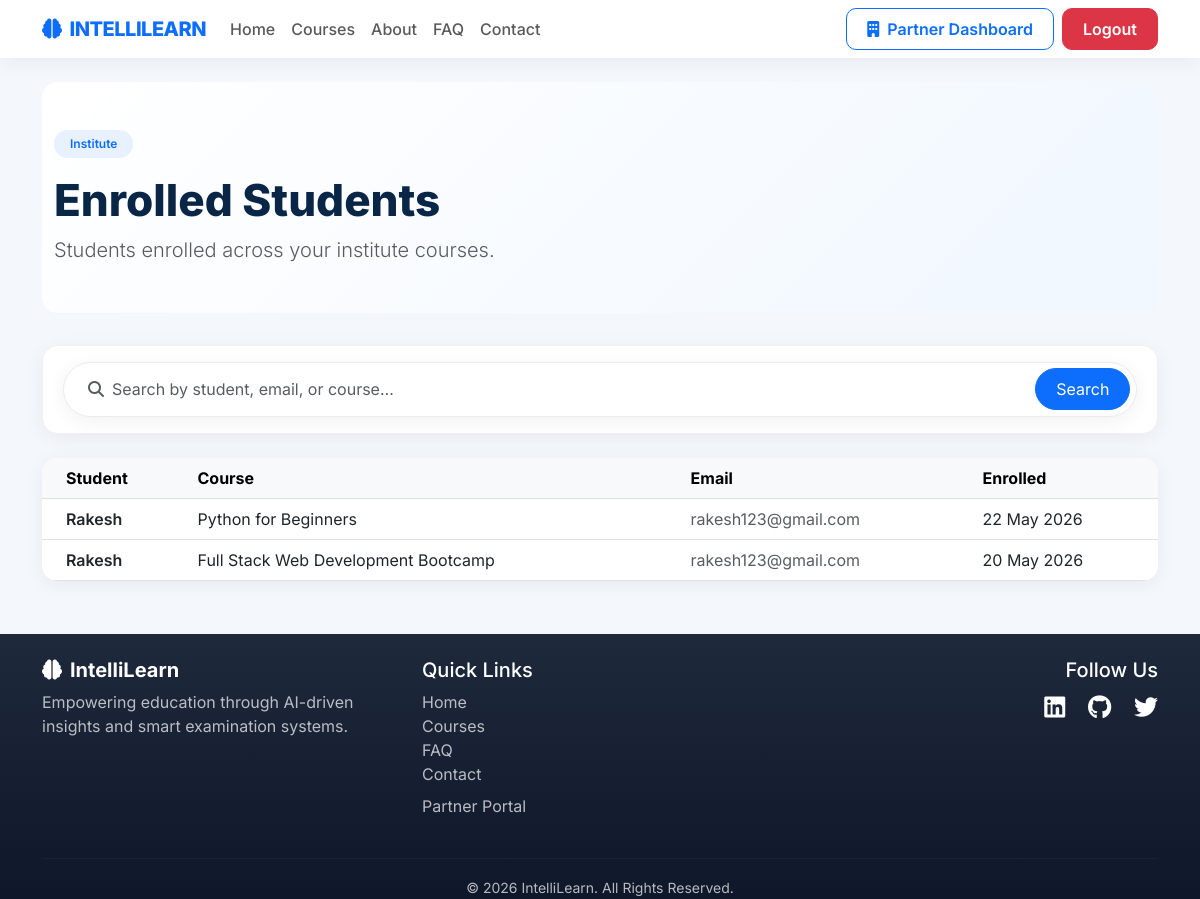
/courses/institute/student/ (signed in), run on an earlier commit of the app's database.
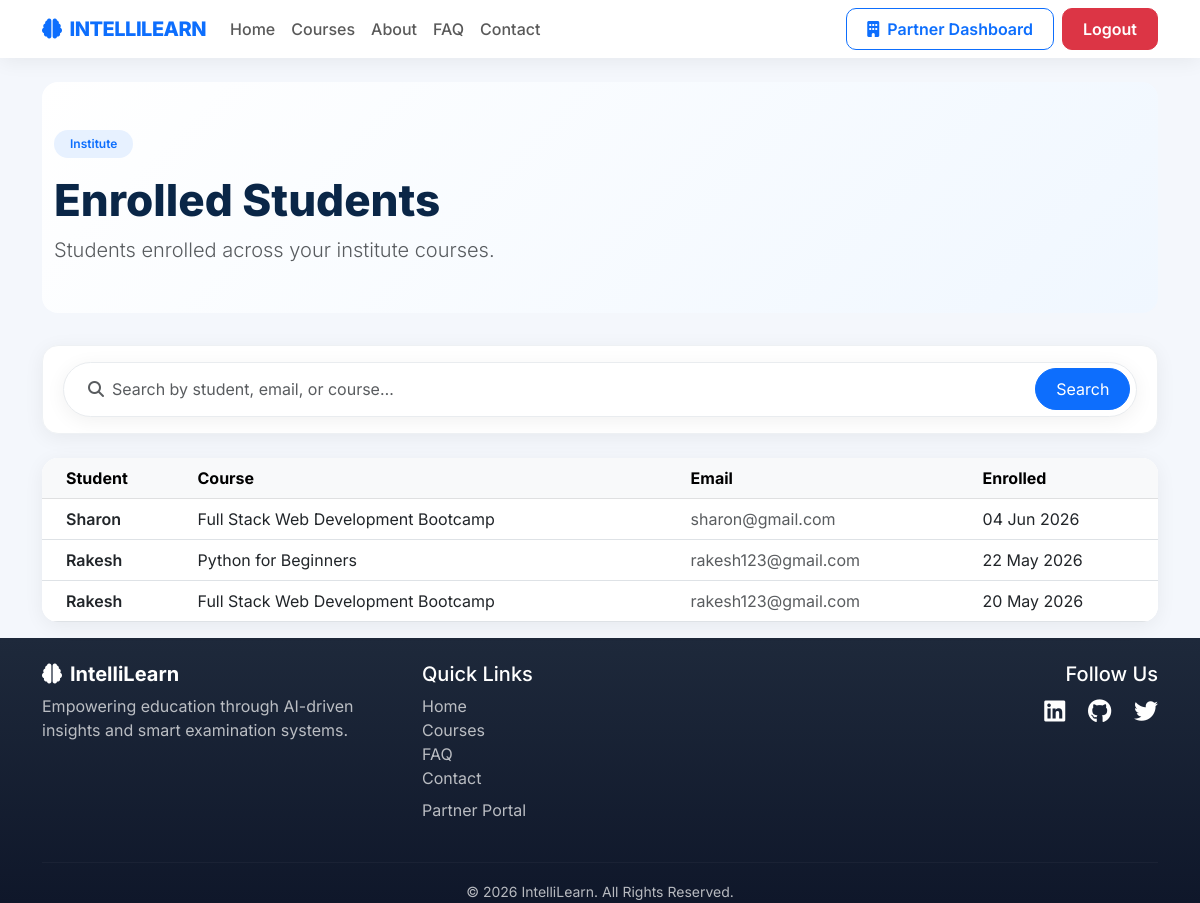
And on a later commit of the database.
### courses/models.py (models this page shows, shortened)
class Enrollment(models.Model):
    student = models.ForeignKey(
        User,
        on_delete=models.CASCADE
    )
    course = models.ForeignKey(
        Course,
        on_delete=models.CASCADE
    )
    enrolled_at = models.DateTimeField(
        auto_now_add=True
    )

class Course(models.Model):
    title = models.CharField(max_length=200)
    description = models.TextField()
    price = models.DecimalField(
        max_digits=8,
        decimal_places=2
    )
    duration = models.CharField(max_length=100)
    instructor = models.ForeignKey(
        Instructor,
        on_delete=models.CASCADE
    )
    thumbnail = models.ImageField(
        upload_to='course_thumbnails/'
    )
    banner = models.ImageField(
        upload_to='course_banners/',
        blank=True,
        null=True
    )
    what_you_will_learn = models.TextField(
        help_text="Add learning outcomes"
    )
    curriculum = models.TextField(
        help_text="Add syllabus or topics"
    )
    certificate_info = models.TextField(
        blank=True,
        null=True
    )
    requirements = models.TextField(
        blank=True,
        null=True
    )
    target_audience = models.TextField(
        blank=True,
        null=True
    )
    is_active = models.BooleanField(default=True)
    created_at = models.DateTimeField(
        auto_now_add=True
    )
    updated_at = models.DateTimeField(
        auto_now=True
    )
    institute = models.ForeignKey(
    Institute,
    on_delete=models.CASCADE,
    null=True,
    blank=True
)

### courses/views.py (the view)
@login_required
def institute_students(request):
    institute = request.user.institute
    queryset = Enrollment.objects.filter(
        course__institute=institute
    ).select_related(
        'student',
        'course'
    ).order_by('-enrolled_at')
    q = get_search_term(request)
    if q:
        queryset = queryset.filter(
            Q(student__username__icontains=q)
            | Q(student__email__icontains=q)
            | Q(course__title__icontains=q)
        )
    page_obj = paginate(request, queryset, per_page=15)
    context = list_page_context(request, page_obj, 'Search by student, email, or course…')
    return render(request, 'courses/institute_students.html', context)

### main/context_processors.py (called while the page is built)
def user_navigation(request):
    is_institute_user = False
    is_instructor_user = False
    is_student_user = False
    if request.user.is_authenticated:
        is_institute_user = Institute.objects.filter(user=request.user).exists()
        is_instructor_user = Instructor.objects.filter(user=request.user).exists()
        is_student_user = not is_institute_user and not is_instructor_user
    return {
        'is_institute_user': is_institute_user,
        'is_instructor_user': is_instructor_user,
        'is_student_user': is_student_user,
    }

### main/utils.py (called while the page is built)
def get_search_term(request, param='q'):
    return request.GET.get(param, '').strip()

def pagination_query_string(request, exclude=None):
    if exclude is None:
        exclude = {'page'}
    pairs = []
    for key in request.GET:
        if key in exclude:
            continue
        value = request.GET.get(key, '').strip()
        if value:
            pairs.append((key, value))
    return urlencode(pairs)

### courses/templates/courses/institute_students.html (shortened to what this page needs)
{% extends 'main/base.html' %}
{% block content %}
{% include 'main/partials/page_hero.html' with hero_badge='Institute' hero_title='Enrolled Students' hero_subtitle='Students enrolled across your institute courses.' %}
{% include 'main/partials/list_toolbar.html' %}
{% if page_obj.object_list %}
<div class="card card-il overflow-hidden il-animate">
    <div class="table-responsive">
        <table class="table table-hover align-middle mb-0">
            <thead class="table-light">
                <tr>
                    <th class="ps-4">Student</th>
                    <th>Course</th>
                    <th>Email</th>
                    <th>Enrolled</th>
                </tr>
            </thead>
            <tbody>
                {% for enrollment in page_obj %}
                <tr>
                    <td class="ps-4 fw-semibold">{{ enrollment.student.username }}</td>
                    <td>{{ enrollment.course.title }}</td>
                    <td class="text-muted">{{ enrollment.student.email }}</td>
                    <td>{{ enrollment.enrolled_at|date:"d M Y" }}</td>
                </tr>
                {% endfor %}
            </tbody>
        </table>
    </div>
</div>
{% else %}
{% if not has_filters %}
<div class="shadow-sm">{% include 'main/partials/empty_state.html' with icon='fa-users' title='No students enrolled yet' description='Enrollments will appear here when students join your courses.' %}</div>
{% endif %}
{% endif %}
{% endblock %}

What changed in the data, as far as the page shows it:
added Enrollment: student.username "Sharon", course "Full Stack Web Development Bootcamp", student.email "sharon@gmail.com", enrolled_at "04 Jun 2026"
